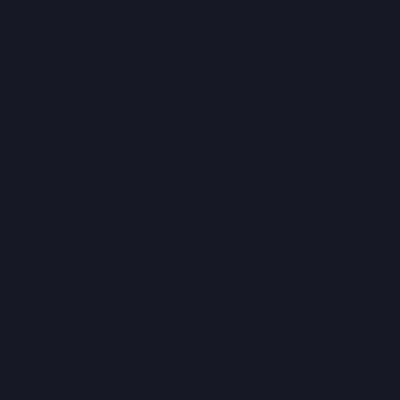
Frame 1 (no input)
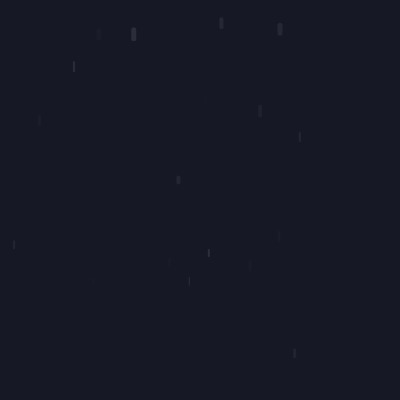
Frame 60 (no input)
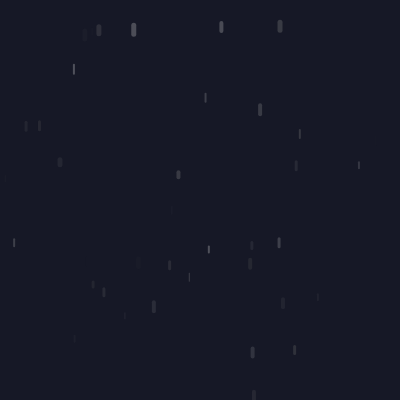
Frame 120 (the mouse pressed at the canvas centre since frame 60)

The p5.js sketch that drew these frames (run headless with seeded random() and noise() and a simulated clock; from frame 60 on, the mouse is pressed at the canvas centre):

// p5.js sketch
// ── sketch.js
// Only vertical or horizontal lines.
let lines = [];
let nLines = 0;
let bgColor = 0;

function setup() {
  colorMode(HSB)
  createCanvas(400, 400);
  // nLines = round(random(8000, 14000));
  for (let i=0; i<nLines; i++) {
    makeLine();
  }

  bgColor = color(random(220, 240), random(40, 50), 15);
  frameRate(60);
}

function makeLine() {
  lines.push({
    x: random(width),
    y: random(5, height-15),
    length: round(random(5,9)),
    thick: round(random(1,5)),
    clr: color(random(30, 90)),
    timing: random(1000),
    speed: random(2,6),
    vis: 0,
  })
}

function moveLine(d) {
  d.timing += .002 * d.speed
}

function drawLine(d) {
    d.clr.setAlpha(d.vis)
    stroke(d.clr)
    strokeWeight(d.thick)
    
    ny = d.y + sin(d.timing) * 10
    line(d.x, ny, d.x, ny + d.length)
    d.vis += .003;
}

function draw() {

  background(bgColor);
  
  lines.forEach(d => {
    moveLine(d);
    drawLine(d);
  });
  
  checkTime()
}

lastTime = 0;
function checkTime() {
  let t = millis()
  if (t - lastTime > 40) {
    makeLine();
    lastTime = t;
  }
}
